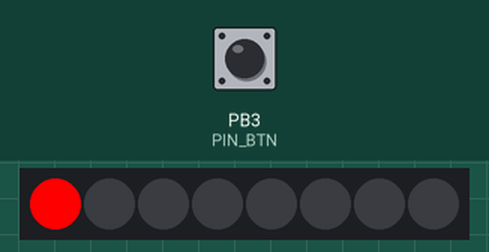
This sketch was run on a simulated ATtiny85, built with avr-gcc and run on an emulated ATtiny85. On the bench: 8 RGB LEDs in strip order, left to right. The inputs (shaded band) are chosen by the test bench; at power-on: PB3 (PIN_BTN) HIGH. Dim RGB values are drawn brighter than linear; EEPROM starts erased.

Above: at 2.8 s.
2.9 s: PB3 (PIN_BTN) pulled LOW for 3.2 s
At 6.13 s:
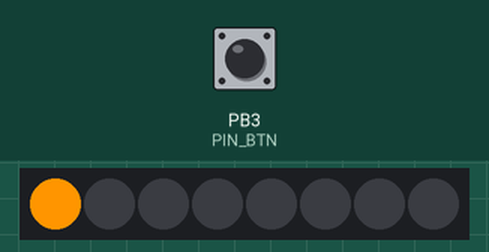
6.7 s: PB3 (PIN_BTN) pulled LOW for 1 s
8.3 s: PB3 (PIN_BTN) pulled LOW for 3.2 s
At 9.73 s:
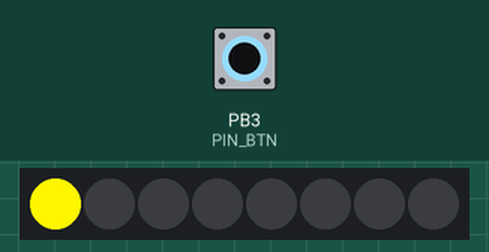
12.1 s: PB3 (PIN_BTN) pulled LOW for 0.15 s
At 12.44 s:
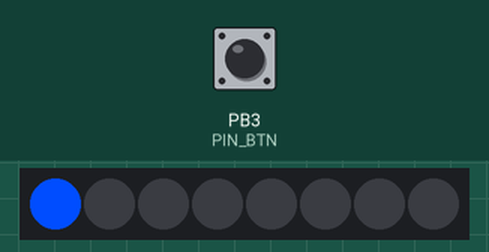
12.8 s: PB3 (PIN_BTN) pulsed LOW 5 times (0.12 s each, 0.3 s apart)
At 15.5 s:
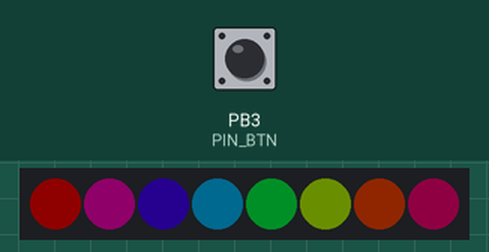
15.8 s: PB3 (PIN_BTN) pulled LOW for 0.15 s
At 17.3 s:
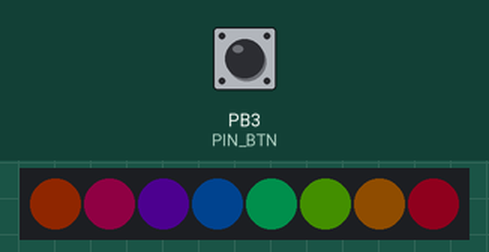
Timing chart, 0 to 18.8 s (numbered marks = the images above; inputs shaded):
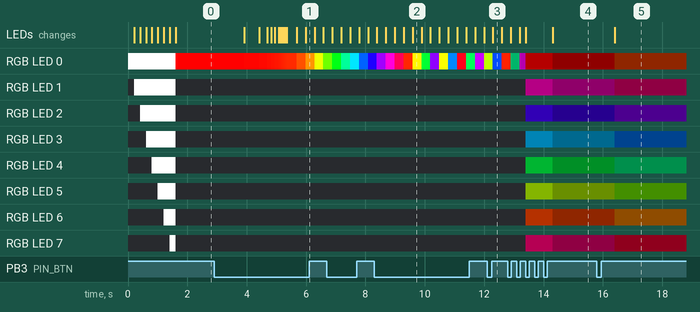

The sketch:

LedBadge3-Center+Rainbow+Ring.ino
```cpp
// (licence header left out)
#include <EEPROM.h>
#include "Button.h"
#include "Ytani_NeoPixel.h"
#include "ModeBase.h"
#include "ModeRainbow.h"
#include "ModeRing.h"

const unsigned long LOOP_DELAY = 0;  // ms
const unsigned long DEBOUNCE = 50;  // ms

const uint8_t PIN_BTN = 3;
const uint8_t PIN_LEDS = 4;
const uint8_t LEDS_N = 8;
const br_t BRIGHTNESS_MAX = 0xFF;
const br_t BRIGHTNESS_MIN = 0xF;
const br_t BRIGHTNESS_STEP = 4; // CurBr / BRIGHTNESS_STEP
br_t CurBr = BRIGHTNESS_MAX;

// devices
Ytani_NeoPixel *LEDs;
Button *Btn;

// EEPROM offset
const int eepMode = 0; // uint8_t (1 byte)
const int eepBr   = eepMode + 1; // uint8_t (1 byte)
const int eepModeBaseColorI = eepBr + 1; // unsigned long (4 bytes)
const int eepModeBaseCont = eepModeBaseColorI + 4; // (4 bytes)
const int eepModeRainbowColorI = eepModeBaseCont + 4; // (4 bytes)
const int eepModeRainbowCont = eepModeRainbowColorI + 4;
const int eepModeRingColorI = eepModeRainbowCont + 4; // (4 bytes)
const int eepModeRingCont = eepModeRingColorI + 4;

// Modes
ModeBase *modeBase;
ModeRainbow *modeRainbow;
ModeRing *modeRing;

ModeBase **Mode;
int ModeN;
uint8_t CurMode = 0;

/**
 * ATTiny85 の割り込みルーチン(固定)
 *
 *  PCINT0_vect: ピン変化割り込み要求0(固定)
 */
ISR(PCINT0_vect) {
  noInterrupts();
  btn_intr_hdr();
  interrupts();
}

/**
 *
 */
void btn_intr_hdr() {
  static unsigned long prev_ms = 0;
  unsigned long        cur_ms = millis();

  if ( cur_ms - prev_ms > DEBOUNCE ) {
    prev_ms = cur_ms;

    Btn->get();
  }
} // btn_intr_hdr()

/**
 *
 */
void btn_loop_hdr() {
  int n = Btn->get_click_count();

  if ( n == 2 ) {
    // change brightness
    CurBr /= BRIGHTNESS_STEP;
    if ( CurBr < BRIGHTNESS_MIN ) {
      CurBr = BRIGHTNESS_MAX;
    }
    EEPROM.put(eepBr, CurBr);
    return;
  }

  if ( n > 2 ) {
    // change mode
    CurMode = (CurMode + 1) % ModeN;
    EEPROM.put(eepMode, CurMode);
    return;
  }

  Mode[CurMode]->btn_loop_hdr();
} // btn_loop_hdr()

/**
 *
 */
void setup() {
  LEDs = new Ytani_NeoPixel(LEDS_N, PIN_LEDS);
  Btn = new Button(PIN_BTN, "Button");

  modeBase = new ModeBase(LEDs, Btn,
                          eepModeBaseColorI, eepModeBaseCont);
  modeRainbow = new ModeRainbow(LEDs, Btn,
                                eepModeRainbowColorI, eepModeRainbowCont);
  modeRing = new ModeRing(LEDs, Btn,
                          eepModeRingColorI, eepModeRingCont);

  // 各モードのインスタンスを生成してから、配列を初期化する
  // 不確定長な配列の初期化はこうするしかない?
  static ModeBase *p[] = {modeBase, modeRainbow, modeRing};
  Mode = p;
  ModeN = sizeof(p) / sizeof(p[0]);

  EEPROM.get(eepMode, CurMode);
  if ( CurMode >= ModeN ) {
    CurMode = 0;
    EEPROM.put(eepMode, CurMode);
  }

  LEDs->setBrightness(BRIGHTNESS_MAX); // 明るさはHSVのVで制御する
  EEPROM.get(eepBr, CurBr);
  if ( CurBr == 0 || CurBr < BRIGHTNESS_MIN ) {
    CurBr = BRIGHTNESS_MAX / BRIGHTNESS_STEP;
    EEPROM.put(eepBr, CurBr);
  }

  // test LEDs
  LEDs->clear();
  for (int i=0; i < LEDS_N; i++) {
    LEDs->setColor(i, CurBr, CurBr, CurBr);
    LEDs->show();
    delay(200);
  }

  // 割込設定
  GIMSK |= (1 << PCIE);  // PCINT割り込み有効
  PCMSK = (1 << PCINT3); // Pin3の割り込み許可

  interrupts();
} // setup()

/**
 *
 */
void loop() {
  if ( Btn->get() ) {
    noInterrupts();
    btn_loop_hdr();
    interrupts();
  }

  Mode[CurMode]->loop();
  LEDs->show();

  delay(LOOP_DELAY);
} // loop()
```

Button.cpp
```cpp
// (licence header left out)
#include "Button.h"

/**
 *
 */
Button::Button(uint8_t pin, String name)
{
  this->_pin               = pin;
  this->_name              = name;

  this->_value             = Button::OFF;
  this->_prev_value        = Button::OFF;
  this->_press_start       = 0;
  this->_first_press_start = 0;
  this->_count             = 0;
  this->_click_count	   = 0;
  this->_long_pressed      = false;
  this->_repeated          = false;

  this->_is_enabled        = true;

  pinMode(this->_pin, INPUT_PULLUP);
} // Button::Button()

/**
 * return:
 *	true	changed
 *	false	to be ignored
 */
boolean Button::get()
{
  unsigned long cur_msec = millis();
  boolean 	ret = false;

  if ( ! this->_is_enabled ) {
    return false;
  }

  // is Enabled

  this->_prev_value = this->_value;
  this->_value = digitalRead(this->_pin);

  this->_click_count = 0;
  if ( this->_count > 0 ){
    if ( cur_msec - this->_first_press_start > CLICK_MSEC ) {
      // click count is detected
      this->_click_count = this->_count;
      this->_count = 0;
      ret = true;
    }
  }

  if ( this->_value == Button::OFF ) {
    // Released button then refresh some flags and do nothing any more
    this->_press_start = 0;
    this->_long_pressed = false;
    this->_repeated = false;

    if ( this->_prev_value == Button::ON) {
      // Released now !
      return true;
    }
    return ret;
  }

  // this->_value == Button::ON
  if ( this->_prev_value == Button::OFF ) {
    // Pushed now !
    this->_press_start = cur_msec;
    this->_count++;
    if ( this->_count == 1 ) {
      this->_first_press_start = cur_msec;
    }
    return true;
  }

  // check long pressed
  if ( ! this->_long_pressed ) {
    if ( cur_msec - this->_press_start > LONG_PRESS_MSEC ) {
      this->_long_pressed = true;
      this->_press_start = cur_msec;
      return true;
    } else {
      return ret;
    }
  }

  // long pressed .. check repeat
  if ( cur_msec - this->_press_start > REPEAT_MSEC ) {
    this->_repeated = true;
    this->_press_start = cur_msec;
    return true;
  }

  return ret;
} // Button::get()

void Button::enable()
{
  this->_is_enabled = true;
}
void Button::disable()
{
  this->_is_enabled = false;
}
boolean Button::is_enabled()
{
  return this->_is_enabled;
}

String Button::get_name()
{
  return this->_name;
}
boolean Button::get_value()
{
  return this->_value;
}
count_t Button::get_count()
{
  return this->_count;
}
count_t Button::get_click_count()
{
  return this->_click_count;
}
boolean Button::is_long_pressed()
{
  return this->_long_pressed;
}
boolean Button::is_repeated()
{
  return this->_repeated;
}

void Button::print() {
  print(false);
}
void Button::print(boolean interrupt)
{
  String str = interrupt ? "!" : " ";

  str += "Btn[" + this->_name + "] ";
  str += this->_value ? "OFF "  : "ON  ";
  str += String(this->_count) + " ";
  str += String(this->_click_count) + " ";
  str += this->_long_pressed ? "Long " : "---- ";
  str += this->_repeated ? "Repeat "  : "------ ";

  Serial.println(str);
}
```

Button.h
```cpp
/**
 * (c) 2021 Yoichi Tanibayashi
 *
 *  ==========================================================================
 *  example1
 *  --------------------------------------------------------------------------
 *  :
 *  #include "Button.h"
 *  :
 *  Button btn;
 *  :
 *  void btn_intr_hdr() {
 *    if ( btn.get() ) {
 *      app_btn_intr_hdr(&btn);
 *    }
 *  }
 *
 *  void setup() {
 *    btn.setup(pin, "button_name");
 *    :
 *    attachInterrupt(digitalPinToInterrupt(pin), btn_intr_hdr, CHANGE);
 *  }
 *
 *  void loop() {
 *    :
 *    if ( btn.get() ) {
 *      app_btn_loop_hdr(&btn);
 *    }
 *    :
 *  }
 *  ==========================================================================
 */
#ifndef _BUTTON_H_
#define _BUTTON_H_
#include <Arduino.h>

typedef uint8_t		button_event_t;
typedef uint8_t		count_t;

class Button {
 public:
  static const unsigned long    ON                      = LOW;
  static const unsigned long    OFF                     = HIGH;

  static const unsigned long	DEBOUNCE        	=   10;
  static const unsigned long	LONG_PRESS_MSEC 	= 1000;
  static const unsigned long	REPEAT_MSEC     	=  300;
  static const unsigned long	CLICK_MSEC		=  600;

  static const button_event_t	EVENT_NONE		= 0x00;
  static const button_event_t	EVENT_LONG_PRESSED 	= 0x01;
  static const button_event_t	EVENT_REPEAT		= 0x03;
  static const button_event_t	EVENT_INTRRUPT		= 0x10;
  static const button_event_t	EVENT_PESSED		= 0x30;
  static const button_event_t	EVENT_RELEASED		= 0x50;
  static const button_event_t	EVENT_CLICK		= 0x54;

  Button(uint8_t pin, String name);

  boolean	get();

  void		enable();
  void		disable();
  boolean	is_enabled();

  String  	get_name();
  boolean 	get_value();
  count_t    	get_count();
  count_t	get_click_count();
  boolean	is_long_pressed();
  boolean	is_repeated();

  void    	print();
  void    	print(boolean interrupt);

 private:
  String	_name;
  boolean	_is_enabled = false;
  uint8_t	_pin;
  boolean	_value;      // OFF/ON
  boolean	_prev_value; // OFF/ON
  unsigned long	_first_press_start; // msec
  unsigned long	_press_start;       // msec
  count_t	_count;
  count_t	_click_count;
  boolean	_long_pressed;
  boolean	_repeated;
};

#endif // _BUTTON_H_
```

ModeBase.h
```cpp
// (licence header left out)
#ifndef _MODE_BASE_H_
#define _MODE_BASE_H_

#include <EEPROM.h>
#include "Ytani_NeoPixel.h"
#include "Button.h"

extern const uint8_t LEDS_N;
extern const br_t BRIGHTNESS_MAX;
extern br_t CurBr;

static constexpr hue_t HUE_DEG[] = {0, 15, 50, 120, 180, 240, 300};
static const size_t HUE_DEG_N = sizeof(HUE_DEG) / sizeof(HUE_DEG[0]);

class ModeBase {
public:
  static const unsigned long CONTINUOUS_MSEC_MAX = 1024;
  static const hue_t CONTINUOUS_HUE_DEG_DIFF = 1;

  /**
   * @param leds NeoPixel
   * @param btn Button
   */
  ModeBase(Ytani_NeoPixel *leds, Button *btn,
           int eep_color_i=0, int eep_continuous=0) {
    this->_leds = leds;
    this->_btn = btn;
    this->_eep_color_i = eep_color_i;
    this->_eep_continuous = eep_continuous;

    this->_color_i = 0;
    if ( this->_eep_color_i != 0 ) {
      EEPROM.get(this->_eep_color_i, this->_color_i);
      if ( this->_color_i >= HUE_DEG_N ) {
        this->_color_i = 0;
      }
    }

    this->_continuous = 0;
    if ( this->_eep_continuous != 0 ) {
      EEPROM.get(this->_eep_continuous, this->_continuous);
      if ( this->_continuous >= this->CONTINUOUS_MSEC_MAX ) {
        this->_continuous = 0;
      }
    }

    this->_continuous_hue_deg = 0;
  } // constructor

  /**
   * @param hue_deg 0..359
   */
  virtual void display(hue_deg_t hue_deg) {
    this->_leds->clear();
    this->_leds->setColorHSVdeg(0, hue_deg, Ytani_NeoPixel::SAT_MAX, CurBr);
  } // display()

  /**
   * this->_leds->show() は不要
   */
  virtual void loop() {
    unsigned long cur_msec = millis();
    static unsigned long prev_msec = 0;

    static hue_t hue_deg;

    if ( this->_continuous > 0 ) {
      if ( cur_msec - prev_msec > this->_continuous ) {
        hue_deg = (hue_deg + CONTINUOUS_HUE_DEG_DIFF) % 360;
        prev_msec = cur_msec;
      }
    } else {
      hue_deg = HUE_DEG[this->_color_i];
    }

    this->display(hue_deg);
  } // loop()

  virtual boolean btn_loop_hdr() {
    int click_n = this->_btn->get_click_count();

    if ( this->_btn->get_value() == Button::ON ) {
      if ( this->_btn->is_long_pressed() ) {
        if ( this->_continuous == 0 ) {
          this->_continuous = this->CONTINUOUS_MSEC_MAX;
        } else {
          this->_continuous /= 2;
          if ( this->_continuous < 1 ) {
            this->_continuous = 1;
          }
        }
        EEPROM.put(this->_eep_continuous, this->_continuous);
      }
      return true;
    }

    // Button::OFF
    if ( click_n == 1 ) {
      if ( this->_continuous > 0 ) {
        this->_continuous = 0;
        EEPROM.put(this->_eep_continuous, this->_continuous);
      } else {
        this->_color_i = (this->_color_i + 1) % HUE_DEG_N;
        EEPROM.put(this->_eep_color_i, this->_color_i);
      }
      return true;
    }

    return false;
  } // btn_loop_hdr()

protected:
  Ytani_NeoPixel *_leds;
  Button *_btn;
  int _eep_color_i, _eep_continuous;

  size_t _color_i;

  uint32_t _continuous;
  hue_t *_continuous_hue_deg;
};

#endif // _MODE_BASE_H_
```

ModeRainbow.h
```cpp
// (licence header left out)
#ifndef _MODE_RAINBOW_H_
#define _MODE_RAINBOW_H_

#include "ModeBase.h"

class ModeRainbow: public ModeBase {
public:
  ModeRainbow(Ytani_NeoPixel *leds, Button *btn,
              int eep_color_i=0, int eep_continuous=0)
    : ModeBase(leds, btn, eep_color_i, eep_continuous) {
  } // constructor

  /**
   *
   */
  virtual void display(hue_deg_t hue_deg) {
    for (int i=0; i < LEDS_N; i++) {
      this->_leds->setColorHSVdeg(i, hue_deg, 255, CurBr);
      hue_deg = (hue_deg - 60) % 360;
    }
  } // display()
}; // class ModeRainbow
#endif // _MODE_RAINBOW_H_
```

ModeRing.h
```cpp
// (licence header left out)
#ifndef _MODE_RING_H_
#define _MODE_RING_H_

#include "ModeBase.h"

class ModeRing: public ModeBase {
public:
  ModeRing(Ytani_NeoPixel *leds, Button *btn,
              int eep_color_i=0, int eep_continuous=0)
    : ModeBase(leds, btn, eep_color_i, eep_continuous) {
  } // constructor

  /**
   *
   */
  virtual void display(hue_deg_t hue_deg) {
    this->_leds->setColorHSVdeg(0, hue_deg, 255, CurBr);
    hue_deg = (hue_deg + 180) % 360;
    this->_leds->setColorHSVdeg(1, hue_deg, 255, CurBr);
    this->_leds->setColorHSVdeg(3, hue_deg, 255, CurBr);
    this->_leds->setColorHSVdeg(2, hue_deg, 255, CurBr);
    this->_leds->setColorHSVdeg(4, hue_deg, 255, CurBr);
  } // display()
}; // class ModeRing
#endif // _MODE_RING_H_
```

Ytani_NeoPixel.cpp
```cpp
// (licence header left out)
#include "Ytani_NeoPixel.h"

/**
 *
 * @param[in] n number of LEDs
 * @param[in] pin GPIO pin number
 */
Ytani_NeoPixel::Ytani_NeoPixel(uint8_t n, uint8_t pin) {
  this->pixels_n = n;
  this->pin = pin;
  this->_pixels = new Adafruit_NeoPixel(n, pin, NEO_GRB + NEO_KHZ800);
  this->_pixels->begin();
  this->setBrightness(BR_MAX);
  } // Ytani_NeoPixel::Ytani_NeoPixel()

/**
 * @fn
 *
 * @param[in] hue 0-65535(0xffff)
 * @param[in] sat 0-255
 * @param[in] br 0-255
 *
 * @return uint32_t RGB Color
 */
uint32_t Ytani_NeoPixel::colorHSV(hue_t hue, sat_t sat, br_t br) {
    return this->_pixels->ColorHSV(hue, sat, br);
} // Ytani_NeoPixel::colorHSV()

/**
 * @fn
 *
 * @param[in] led_i  index of the LED
 * @param[in] hue  0..0xffff
 * @param[in] sat  0..0xff
 * @param[in] val  0..0xff
 */
void Ytani_NeoPixel::setColorHSV(int led_i, hue_t hue, sat_t sat, br_t br) {
  this->setColor(led_i, this->colorHSV(hue, sat, br));
} // Ytani_NeoPixel::setColorHSV()

/**
 * @fn
 *
 * @param[in] led_i  index of the LED
 * @param[in] hue  0..359 (in degree)
 * @param[in] sat  0..0xff
 * @param[in] br  0..0xff
 */
void Ytani_NeoPixel::setColorHSVdeg(int led_i,
                                    hue_deg_t hue_deg, sat_t sat, br_t br) {
  hue_deg %= 360;
  this->setColorHSV(led_i, (uint16_t)(0x10000L * hue_deg / 360), sat, br);
} // Ytani_NeoPixel::setColorHSVdeg()
```

Ytani_NeoPixel.h
```cpp
// (licence header left out)
#ifndef _YTANI_NEOPIXEL_H_
#define _YTANI_NEOPIXEL_H_

#include <Adafruit_NeoPixel.h>

typedef uint16_t hue_t; // 0..0xFFFF
typedef uint16_t hue_deg_t; // 0..360
typedef uint8_t sat_t; // 0..0xFF
typedef uint8_t br_t; // 0..0xFF
typedef uint32_t rgb_t; // 0x000000..0xFFFFFF
typedef uint8_t rgb_r_t; // 0x00..0xFF
typedef uint8_t rgb_g_t; // 0x00..0xFF
typedef uint8_t rgb_b_t; // 0x00..0xFF

/**
 *
 */
class Ytani_NeoPixel {
public:
  static const hue_t HUE_MAX = 0xFFFF;
  static const hue_deg_t HUE_DEG_MAX = 359;
  static const sat_t SAT_MAX = 0xFF;
  static const br_t BR_MAX = 0xFF;

  uint8_t pixels_n = 0;
  uint8_t pin;

  Ytani_NeoPixel(uint8_t n, uint8_t pin);

  void clear() {
    this->_pixels->clear();
  }

  void show() {
    this->_pixels->show();
    interrupts();
  }

  void setBrightness(br_t br) {
    this->_pixels->setBrightness(br);
  }

  void setColor(int led_i, rgb_t col) {
    this->_pixels->setPixelColor(led_i, col);
  }
  void setColor(int led_i, rgb_r_t r, rgb_g_t g, rgb_b_t b) {
    this->_pixels->setPixelColor(led_i, r, g, b);
  }

  rgb_t getColor(int led_i) {
    return this->_pixels->getPixelColor(led_i);
  }

  rgb_t color(rgb_r_t r, rgb_g_t g, rgb_b_t b) {
    return this->_pixels->Color(r, g, b);
  }

  /**
   * @param hue 0..0xFFFF
   * @param sat 0..0xFF
   * @param br 0..0xFF
   */
  rgb_t colorHSV(hue_t hue, sat_t sat, br_t br);
  void setColorHSV(int led_i, hue_t hue, sat_t sat, br_t br);

  /**
   * @param hue_deg 0..359
   * @param sat 0..0xFF
   * @param br 0..0xFF
   */
  void setColorHSVdeg(int led_i, hue_deg_t hue_deg, sat_t sat, br_t br);

protected:
  Adafruit_NeoPixel *_pixels;
};
#endif // _YTANI_NEOPIXEL_H_
```

Measured:
- after the input at 2.9 s, RGB LED 0: RGB(255, 0, 0) → RGB(255, 4, 0) after 1.0 s, → RGB(255, 8, 0) 0.51 s later, → RGB(255, 13, 0) 0.26 s later, → RGB(255, 17, 0) 0.14 s later, … (14 changes in this stretch)
- after the input at 12.8 s, the LEDs: first differ from a run without the input after 0.60 s (image 4 shows a later state)
- after the input at 15.8 s, RGB LED 0: RGB(15, 0, 0) → RGB(15, 4, 0) after 0.61 s; RGB LED 1: RGB(15, 0, 11) → RGB(15, 0, 7) after 0.61 s; RGB LED 2: RGB(4, 0, 15) → RGB(8, 0, 15) after 0.61 s; RGB LED 3: RGB(0, 11, 15) → RGB(0, 7, 15) after 0.61 s; RGB LED 4: RGB(0, 15, 4) → RGB(0, 15, 8) after 0.61 s; the LEDs: change after 0.61 s (image 5)
